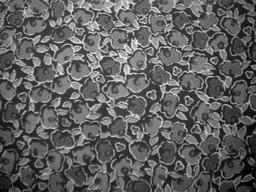
#> input picture Old codes/Dataset/Image10.png, 256 x 192 px, shrunk from 640 x 480 before the run
$ jupyter execute Clustering_exploration.ipynb   (shell and % lines are left out)
#> lines starting #> are read from the running program, lines starting #| are printed output that depends on the picture
[cell 1]
import matplotlib.pyplot as plt
import cv2
import numpy as np
from scipy.cluster.vq import kmeans, vq
from sklearn.decomposition import PCA
from scipy.spatial.distance import cdist

K means clustering on tiles taken from an image

[cell 2]
image_number = 10
# dimensionality (N) of subspace = 64
tile_w = 8


image = cv2.imread(f"Dataset/Image{image_number}.png")
#> image is the input picture: shape (192, 256, 3); min 0, max 246, mean 95.4
image = cv2.cvtColor(image, cv2.COLOR_BGR2GRAY)
#> image: shape (192, 256)
print(image.shape)
#| (192, 256)
mindim = np.min(image.shape)
image = image[:mindim, :mindim]
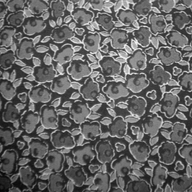
#> image: shape (192, 192); min 5, max 246, mean 101.2

plt.imshow(image)
plt.colorbar()
plt.show();

[cell 3]
def return_tiles(image, tile_width):
    """
    image: A 2D array
    tile_width: the width of a square tile
    """
#> called with tile_width = 8
    width, height = image.shape

    # Calculate the number of tiles in each dimension
    num_tiles_x = width // tile_width
    num_tiles_y = height // tile_width

    # Initialize an empty array to store tiles
    # Reshape the image into tiles
    tiles = image[:num_tiles_y * tile_width, :num_tiles_x * tile_width].reshape(
        num_tiles_y, tile_width, num_tiles_x, tile_width)

    # Transpose the axes to get the desired shape
    tiles2d = tiles.transpose(0, 2, 1, 3).reshape(num_tiles_y, num_tiles_x, tile_width, tile_width)
    tiles1d = tiles2d.reshape(num_tiles_y*num_tiles_x, tile_width*tile_width)
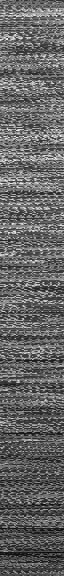
#> tiles1d: shape (576, 64); min 5, max 246, mean 101.2

    return tiles2d, tiles1d

[cell 4]
# The data vector
im_tiles2d, im_tiles1d = return_tiles(image, tile_w)
print(im_tiles2d.shape)
#| (24, 24, 8, 8)
print(im_tiles1d.shape)
#| (576, 64)

[cell 5]
def visualize_tiles(tiles_array):
    num_tiles_y, num_tiles_x, tile_width, _ = tiles_array.shape

    #subplot with a grid of tiles
    fig, axes = plt.subplots(num_tiles_y, num_tiles_x, figsize=(10, 10))

    # Iterate through each tile and display
    for i in range(num_tiles_y):
        for j in range(num_tiles_x):
            axes[i, j].imshow(tiles_array[i, j, :, :])
            axes[i, j].axis('off')  # Turn off axis labels

    plt.show()

[cell 6]
visualize_tiles(im_tiles2d)

[cell 7]
im_tiles1d = im_tiles1d.astype(float)

### Decide the number of clusters
* And if needed, change the num_clusters argument in the start

[cell 8]
def calculate_inertia(data, centroids, cluster_indices):
    # Calculate within-cluster sum of squared distances
    # print(type(cluster_indices), cluster_indices.shape)
    distances = np.sum((data - centroids[cluster_indices]) ** 2)
    inertia = distances / len(data)
    return inertia

def elbow_method(data, max_clusters=32):
#> called with max_clusters = 32
    inertias = []

    for num_clusters in range(2, max_clusters + 1):
        centroids, distortion = kmeans(data, num_clusters)
        cluster_indices, _ = vq(data, centroids)
        inertia = calculate_inertia(data, centroids, cluster_indices)
        inertias.append(inertia)
#> this loop made 31 passes
#> (distortion, distances in calculate_inertia, inertia) on passes 1 to 8: (294.8, 53704516.7, 93237), (283.6, 49933264.8, 86689.7), (277.3, 47495224.9, 82457), (272.4, 45873810.2, 79642), (267.7, 44209627, 76752.8), (264.8, 43256250.9, 75097.7), (262.7, 42391682.8, 73596.7), (260, 41595282.6, 72214)
#> after the loop, inertias = 31 values, max 93237 at index 0, min 59607.3 at index 30, mean 68506.4

    plt.plot(range(2, max_clusters + 1), inertias, marker='o')
    plt.title('Elbow Curve for Optimal Number of Clusters')
    plt.xlabel('Number of Clusters')
    plt.ylabel('Average Inertia')
    plt.show()
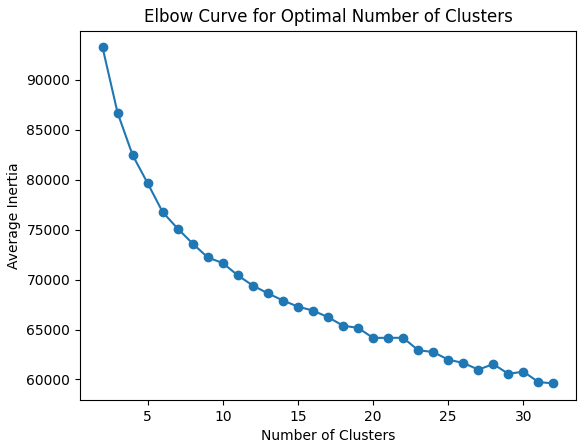
#> figure drawn by matplotlib, 1 panel; curve peaks at x = 2, y = 93237

    return inertias

elbow_method(im_tiles1d, 32)
#> Out has the same summary as inertias in elbow_method

[cell 9]
num_clusters = 20

[cell 10]
# Perform K-means clustering
# Adjust the number of clusters as needed
centroids, _ = kmeans(im_tiles1d, num_clusters)
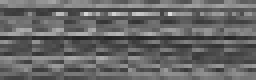
#> centroids: shape (20, 64) float64 (shown 4 times larger); min 35.21, max 220, mean 102.5
print('data dimensions:', im_tiles1d.shape)
#| data dimensions: (576, 64)
print('number of clusters:', num_clusters)
print('centroids shape:', centroids.shape)
#| centroids shape: (20, 64)

#vector quatization
cluster_indices, _ = vq(im_tiles1d, centroids)
#> cluster_indices = 576 values, max 19 at index 20, min 0 at index 36, mean 9.24
print('cluster_indices shape:', cluster_indices.shape)
#| cluster_indices shape: (576,)

# [12 lines of commented-out code are left out]

Arranging clusters, means and medoids

[cell 11]
def calculate_medoid(cluster):
    """
    cluster: an mxN array of m vectors in a cluster
    """
    # Pairwise distances between points in the cluster
    distances = cdist(cluster, cluster, metric='euclidean')
    total_distances = np.sum(distances, axis=1)
    medoid_index = np.argmin(total_distances)

    # Medoid is the data point with the minimum total distance
    medoid = cluster[medoid_index]

    return medoid

def get_cluster_medoids(data, cluster_indices):
    """
    Inputs:
    data: an mxN array of m data vectors (points)
    cluster_indices: an mx1 array of m cluster indices

    Returns:
    clusters: a dictionary, indexed by cluster number and values are clustered arrays of data
    mediods: a dictionary, indexed by cluster number and values are the medoid data vector
    means: a dictionary, '' '' values are means

    """
    unique_clusters = np.unique(cluster_indices)
#> unique_clusters = 20 values from 0 to 19

    # Initialise a dictionary to store clusters
    clusters = {cluster: [] for cluster in unique_clusters}
#> clusters = 20 items

    # Populate clusters dictionary with data points
    for i, cluster_index in enumerate(cluster_indices):
        clusters[cluster_index].append(data[i])
#> this loop made 576 passes
#> cluster_index on passes 1 to 3: 5, 12, 6

    # Calculate medoid for each cluster
    medoids = {cluster: calculate_medoid(np.array(points)) for cluster, points in clusters.items()}
#> medoids = 20 items
    means = {cluster: np.mean(np.array(points), axis=0) for cluster, points in clusters.items()}
#> means = 20 items

    return clusters, medoids, means

Centred Clusters

[cell 12]
clustered_data, cluster_medoids, cluster_means = get_cluster_medoids(im_tiles1d, cluster_indices)
#> clustered_data = 20 items; cluster_medoids = 20 items; cluster_means = 20 items
print ('keys of clustered data' ,clustered_data.keys())
#| keys of clustered data dict_keys([0, 1, 2, 3, 4, 5, 6, 7, 8, 9, 10, 11, 12, 13, 14, 15, 16, 17, 18, 19])
print ('cluster means[0] has shape' , cluster_means[0].shape)
#| cluster means[0] has shape (64,)
print ('clustered data[0] has shape' ,np.array(clustered_data[0]).shape)
#| clustered data[0] has shape (34, 64)

def get_centered_clusters(clustered_data, cluster_means):
    centered_clusters = {cluster: (np.array(clustered_data[cluster])-cluster_means[cluster]) for cluster in clustered_data.keys()}
#> centered_clusters = 20 items
    return centered_clusters

centered_clusters = get_centered_clusters(clustered_data, cluster_means)
#> centered_clusters = 20 items

[cell 13]
#check for mean zero--> checked
summa = 0
for i in range(num_clusters):
    summa += centered_clusters[i].sum()
#> this loop made 20 passes
#> summa on passes 1 to 8: 2.27e-12, 2.27e-12, 2.39e-12, 2.39e-12, 1.93e-12, 3.75e-12, 5.68e-12, 5.91e-12
#> after the loop, summa = 1.03e-11
print (summa)
#| 1.0345502232667059e-11

[cell 14]
def pca_for_cluster(cluster):
    """
    Inputs:
    cluster- mxN centered array of vectors from a single cluster

    Returns:
    cluster_pca
    """
    assert isinstance(cluster, np.ndarray)

    pca = PCA()
    cluster_pca = pca.fit_transform(cluster)
    pca_vectors = pca.components_
    # print('pca vectors shape:', pca_vectors.shape)


    #padding to make the cumsum array have data_dim(8x8=64) length
    data_dim = cluster.shape[-1]
    padding_size = max(0, data_dim - len(pca.explained_variance_ratio_))
    expl_var_ratio_cumul = np.cumsum(np.pad(pca.explained_variance_ratio_, (0, padding_size), 'constant', constant_values=0))

    return cluster_pca, expl_var_ratio_cumul, pca_vectors

#test pca function
cluster_pca, expln_var_cum, pca_vectors = pca_for_cluster(centered_clusters[0])
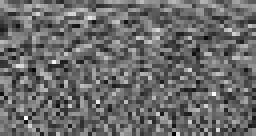
#> pca_vectors: shape (34, 64) float64 (shown 4 times larger); min -0.338, max 0.485, mean 0.00657; drawn with min black and max white
#> expln_var_cum = 64 values from 0.147 to 1
print(type(cluster_pca), cluster_pca.shape)
#| <class 'numpy.ndarray'> (34, 34)
print(pca_vectors.shape)
#| (34, 64)

[cell 15]
num_clusters = len(centered_clusters)
#> num_clusters = 20
fig, axs = plt.subplots(nrows= num_clusters, ncols =1, figsize=(8,4* num_clusters))

#clusters_pcavectors and mean- a set basis(psi), one for each cluster
t_exp = 0.9
dynamic_psi = dict()
fixed_psi = dict()
dim_comp = 0.5
fixed_cut = int(dim_comp* np.square(tile_w))

for i, (cluster_key, points) in enumerate(centered_clusters.items()):
    cluster_pca, expln_var_cum, pca_vectors = pca_for_cluster(points)

    # find the index that reaches 0.9 cumsum variability
    cutidx = np.argmax(expln_var_cum >= t_exp)
    dynamic_basis = np.vstack((np.array([cluster_means[cluster_key]]), pca_vectors[:cutidx]))
    fixed_basis = np.vstack((np.array([cluster_means[cluster_key]]), pca_vectors[:fixed_cut]))

    # Add the dynamic_basis vectors describing the 0.9 variance
    dynamic_psi[cluster_key] = dynamic_basis

    # Add the fixed_basis vectors which are the 50% of the the basis vectors
    fixed_psi[cluster_key] = fixed_basis

    print('Cluster %d dynamic_basis vectors shape:'%(cluster_key), dynamic_basis.shape)
    print('Cluster compression when pruning %.2f variance is %.4f'%(t_exp, dynamic_basis.shape[0]/points.shape[0]))
    print('--------------------')

    axs[i].plot(range(1, len(expln_var_cum) + 1), expln_var_cum, label='Cluster no.%d with %d vectors'%(cluster_key, points.shape[0]))
    axs[i].set_xlabel('Number of Components')
    axs[i].set_ylabel('Cumultiv Explained Var Ratio')
    axs[i].legend()
#> this loop made 20 passes
#> (padding_size in pca_for_cluster, cutidx) on passes 1, 2, 3, 5, 6, 7, 8, 9: (30, 16), (29, 16), (31, 14), (28, 14), (31, 14), (0, 21), (52, 7), (45, 10)
#> (printed output is left out)
#> pass 1, `fixed_basis = np.vstack((np.array([cluster_means[cluster_key]]), pca_v..`:
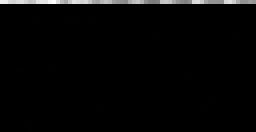
#> fixed_basis: shape (33, 64) float64 (shown 4 times larger); min -0.312, max 163.3, mean 3.6; drawn with min black and max white
#> after the loop, dynamic_psi = 20 items; fixed_psi = 20 items

# plt.savefig('results/Patching_Image_%d.pdf'%(image_number))
plt.show()
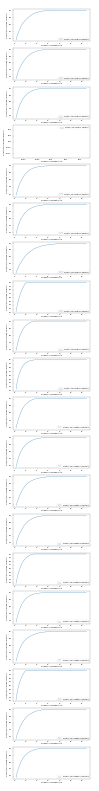
#> figure drawn by matplotlib, 20 panels; panel 1: curve peaks at x = 33, y = 1; panel 2: curve peaks at x = 34, y = 1; panel 3: curve peaks at x = 32, y = 1; panel 5: curve peaks at x = 35, y = 1

[cell 16]
# Approximate x_hat = Psi_k alpha; for each tile x_hat
def fit_to_basis(data_vectors, basis_vectors):
    """
    basis_vectors : an mxN array with a basis vector(N-dimensional) in each row
    data_vectors : an nxN array with n examples of (N-dimensional) data.
    """
    projection_matrix = basis_vectors.T @ (np.linalg.pinv(basis_vectors @ basis_vectors.T) @ basis_vectors)
    approximations = data_vectors @ projection_matrix
    errors = np.linalg.norm(data_vectors - approximations , axis=1)
    # print(errors.shape)
    return approximations, errors

[cell 17]
dyn_errors = []
fix_errors = []
for i, (cluster_key, points) in enumerate(clustered_data.items()):
    dyn_approx, dyn_errs = fit_to_basis(clustered_data[cluster_key], dynamic_psi[cluster_key])
    fix_approx, fix_errs = fit_to_basis(clustered_data[cluster_key], fixed_psi[cluster_key])
    dyn_errors.append(np.mean(dyn_errs))
    fix_errors.append(np.mean(fix_errs))
    print(" cluster %d has error after fitting: \n dynamic basis selection: %.4f \n fixed top %.2f: %.4f \n ------ "%(i, np.mean(dyn_errs), dim_comp, np.mean(fix_errs)))
#> this loop made 20 passes
#> (dyn_errs, fix_errs) on pass 4: ([2e-13], [1.4e-13])
#> (printed output is left out)
#> pass 1, in fit_to_basis (call 2), `projection_matrix = basis_vectors.T @ (np.linalg.pinv(basis_vectors @ ..`:
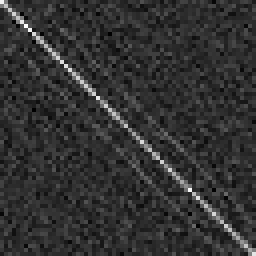
#> projection_matrix: shape (64, 64) float64 (shown 4 times larger); min -0.16, max 0.732, mean 0.0156; drawn with min black and max white
#> pass 1, in fit_to_basis (call 2), `approximations = data_vectors @ projection_matrix`:
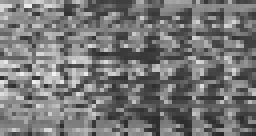
#> approximations: shape (34, 64) float64 (shown 4 times larger); min 40.79, max 244.9, mean 118.6
#> after the loop, dyn_errors = [92.29, 91.15, 57.38, 2e-13, 71.84, 78.78, 76.38, 93.49, 109.4, 68.44, 87.45, 62.75, 80.17, 70.22, 92.83, 80.08, 87.34, 80.02, 81.81, 74.04]; fix_errors = [7.59, 7.47, 3.61e-12, 1.4e-13, 5.48, 2.38e-12, 40.09, 1.22e-12, 1.54e-12, 3.69e-11, 1.26e-12, 3.74e-12, 20.99, 7.7, 1.01e-12, 2.65e-12, 7.43, 5.52e-13, 4.24, 1.51e-12]

# print(np.array(dyn_errors).shape)

fig, axs = plt.subplots(nrows= 2, ncols =1, figsize=(8,10))
axs[0].bar(np.array(range(num_clusters)), dyn_errors, label='Dynamic selection of cumul.variance %.2f pca vectors'%(t_exp))
axs[0].set_xlabel('Cluster number')
axs[0].set_ylabel('Mean L2 error within the clustered data')
axs[0].legend()

axs[1].bar(range(num_clusters), fix_errors, label='Fixed selection of top %.2f pca vectors'%(dim_comp))
axs[1].set_xlabel('Cluster number')
axs[1].set_ylabel('Mean L2 error within the clustered data')
axs[1].legend()
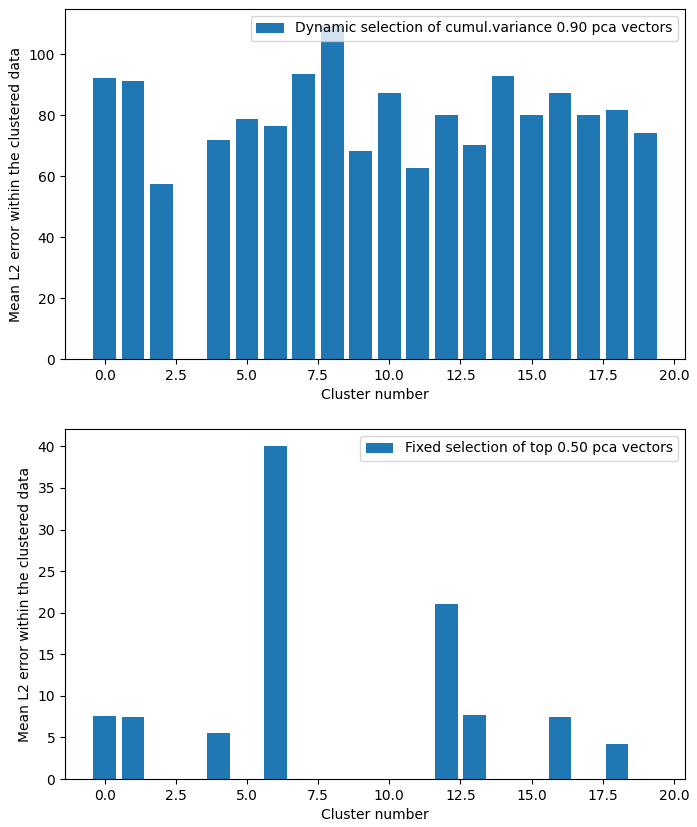
#> figure drawn by matplotlib, 2 panels; panel 1: tallest bar 109.4 high, from x = 7.6 to 8.4; panel 2: tallest bar 40.09 high, from x = 5.6 to 6.4
